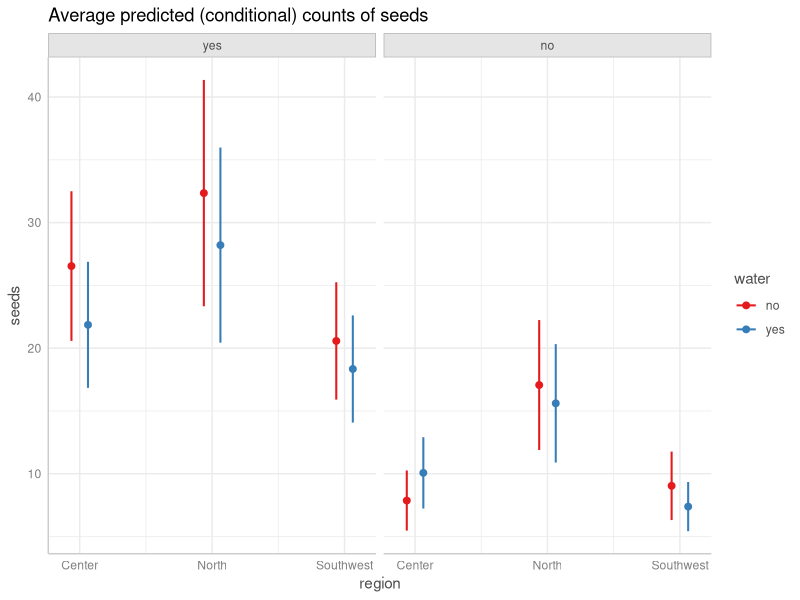
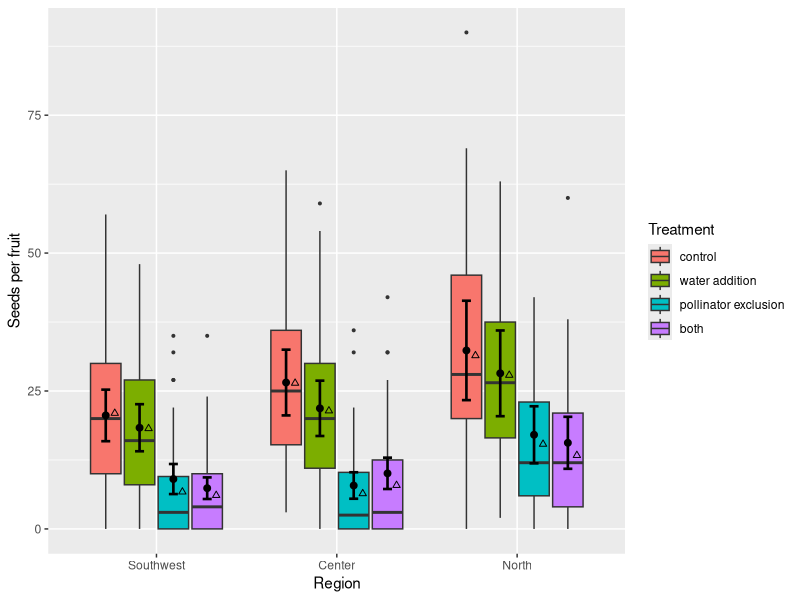
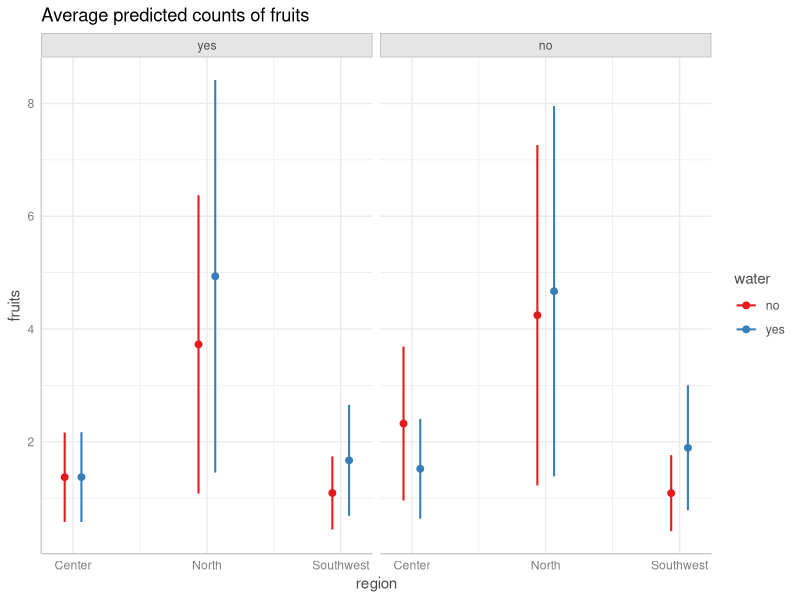
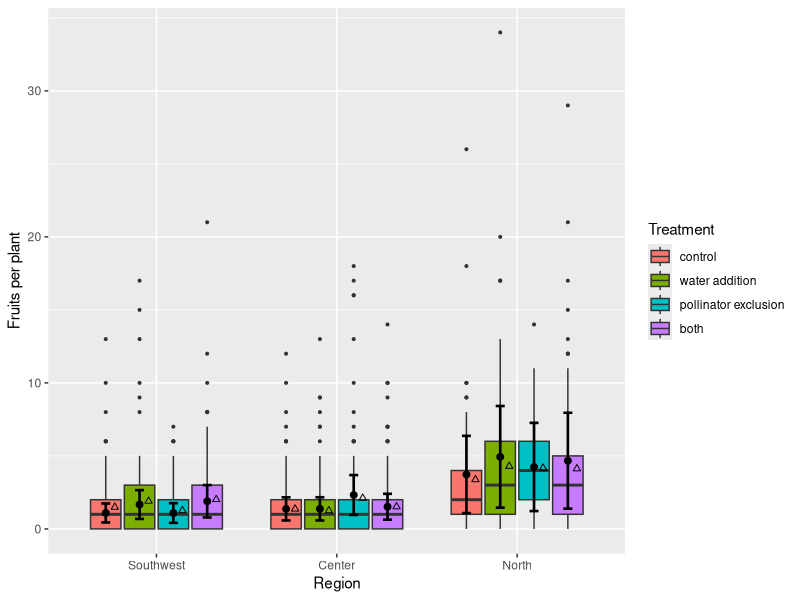
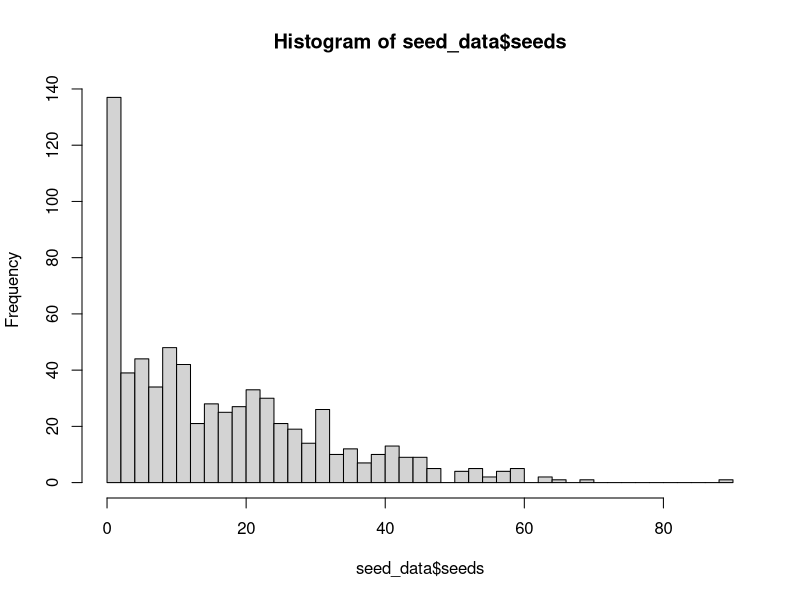
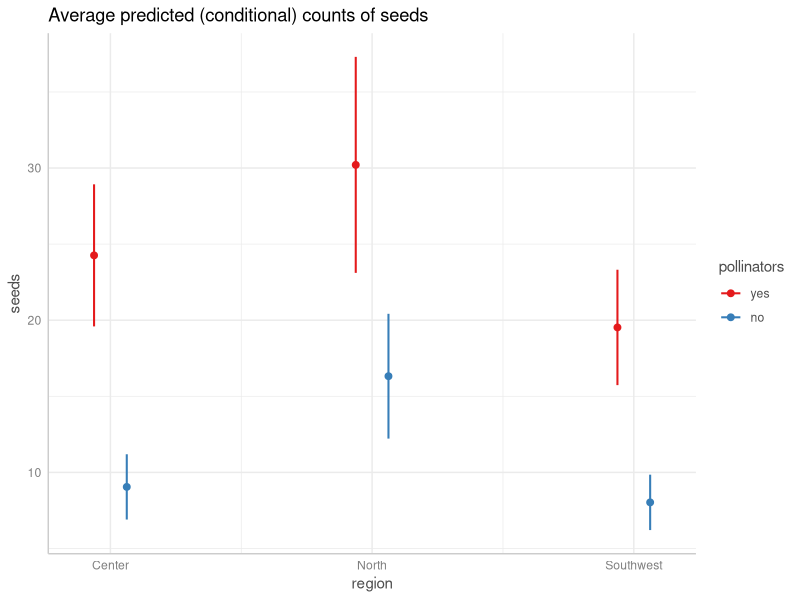
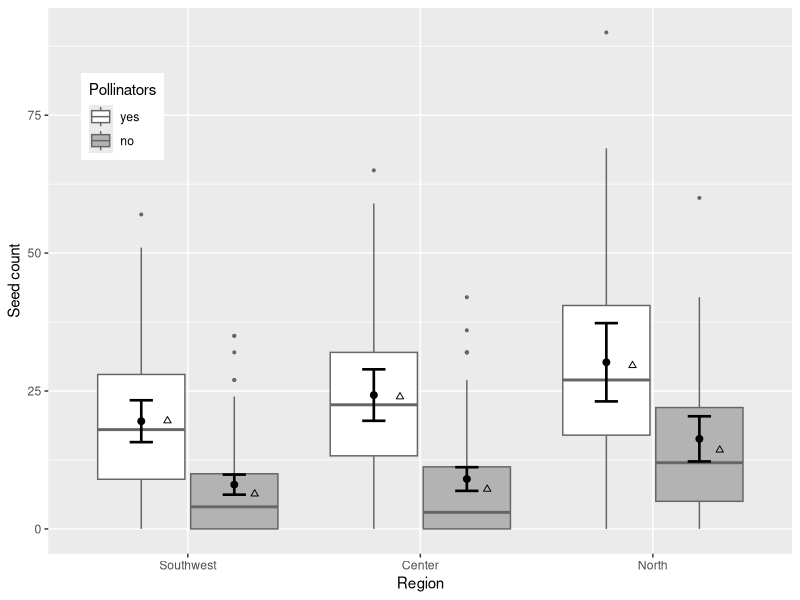
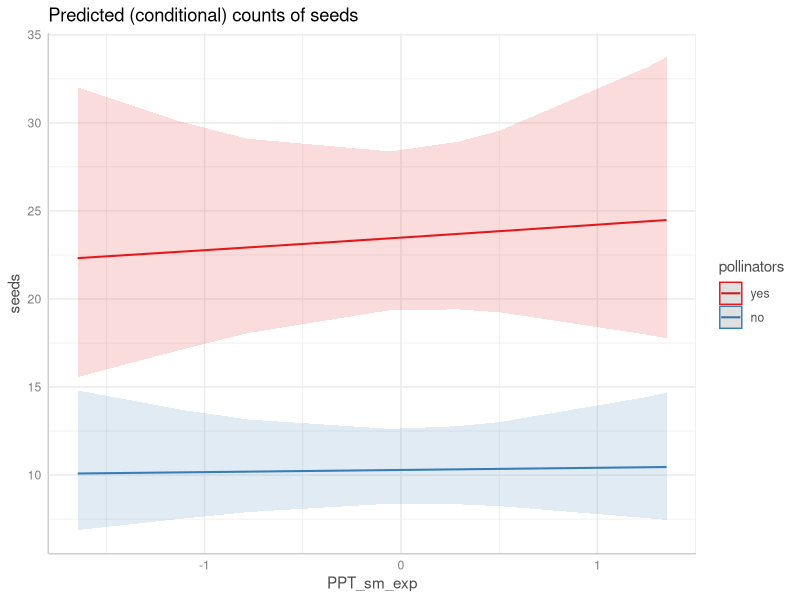

Generate these figures, in order, with R: (Note: this script raises an error after producing the figures.)
library(tidyverse) # for dataframe manipulation
library(glmmTMB) # for models
library(cowplot) # for figure aesthetics
library(ggeffects) # for prediction plots
library(magrittr) # for %<>%



# load and prep data ------------------------------------------------------

# import fruit data
fruit_data <- read.csv("data/fruits.csv") %>% 
  filter(damage != "yes") %>% # remove damaged plants
  dplyr::select(fruits, net, water, region, site, blocksite, MAP_hist, 
                MAT_hist, Tsum_exp, PPT_sm_exp) %>% # select relevant columns
  mutate(pollinators = ifelse(net == "yes", "no", "yes")) # make inverted column, if plot was netted, no pollinators

fruit_data$pollinators = factor(fruit_data$pollinators, levels = c("yes", "no")) # code this as a factor

# calculate means and SDs of predictors to backtransform for plots after scaling
PPT_sm_exp_mean = mean(fruit_data$PPT_sm_exp) 
PPT_sm_exp_sd = sd(fruit_data$PPT_sm_exp) 
MAT_mean = mean(fruit_data$MAT_hist) 
MAT_sd = sd(fruit_data$MAT_hist) 

# import seed data
seed_data <- read.csv("data/seeds.csv") %>% 
  filter(exclude_seeds_estimated != "yes") %>% # exclude fruits without precise seed counts
  dplyr::select(seeds, net, water, region, site, blocksite, MAP_hist,
                MAT_hist, Tsum_exp, PPT_sm_exp) %>% # select relevant columns
  mutate(pollinators = ifelse(net == "yes", "no", "yes")) # make inverted column, if plot was netted, no pollinators

seed_data$pollinators = factor(seed_data$pollinators, levels = c("yes", "no")) # code this as a factor

# scale all predictors
fruit_data$MAP_hist %<>% scale() %>% as.vector()
fruit_data$MAT_hist %<>% scale() %>% as.vector()
fruit_data$Tsum_exp %<>% scale() %>% as.vector()
fruit_data$PPT_sm_exp %<>% scale() %>% as.vector()

seed_data$MAP_hist %<>% scale() %>% as.vector()
seed_data$MAT_hist %<>% scale() %>% as.vector()
seed_data$Tsum_exp %<>% scale() %>% as.vector()
seed_data$PPT_sm_exp %<>% scale() %>% as.vector()

# subtract 1 from fruits to conform to negative binomial
fruit_data$fruits %<>% subtract(1)



# plots and models with water addition: seeds -----------------------------

# make region a factor with center first for models, but in geographic order for plotting
seed_data$region = factor(seed_data$region, levels = c("Center", "North", "Southwest"))
seed_data$region_ordered = factor(seed_data$region, levels = c("Southwest", "Center", "North"))

# make a combined treatment column
seed_data$trt = paste0("Net", seed_data$net, "Water", seed_data$water)
# convert to pretty labels
seed_data$trtlabel = ifelse(seed_data$trt == "NetnoWaterno", "control", ifelse(seed_data$trt == "NetnoWateryes", "water addition", ifelse(seed_data$trt == "NetyesWaterno","pollinator exclusion", "both")))
# order labels
seed_data$trtlabel = factor(seed_data$trtlabel, levels = c("control", "water addition", "pollinator exclusion", "both"))

# model including water
seeds_reg_wat = glmmTMB(seeds ~ region*pollinators*water + (1|site/blocksite), data = seed_data, family = nbinom2, ziformula = ~ 1)
summary(seeds_reg_wat)
# significant pollinator*water interaction

# generate model predictions for plotting
pred_seeds_wat = ggaverage(seeds_reg_wat, term = c("region", "water", "pollinators"))
# check it out
plot(pred_seeds_wat)
# convert numeric levels to regions
pred_seeds_wat$region = c("Center", "Center","Center", "Center", "North", "North", "North", "North", "Southwest", "Southwest", "Southwest", "Southwest")
# again, create different order for plotting
pred_seeds_wat$region_ordered = factor(pred_seeds_wat$region, levels = c("Southwest", "Center", "North"))
# make water column
pred_seeds_wat$water = factor(pred_seeds_wat$group, levels = c("yes", "no"))
# make pollinator column
pred_seeds_wat$pollinators = factor(pred_seeds_wat$facet, levels = c("yes", "no"))
# make combined treatment column
pred_seeds_wat$trtlabel = ifelse(pred_seeds_wat$water == "no" & pred_seeds_wat$pollinators == "yes", "control", ifelse(pred_seeds_wat$water == "yes" & pred_seeds_wat$pollinators == "yes", "water addition", ifelse(pred_seeds_wat$water == "no" & pred_seeds_wat$pollinators == "no", "pollinator exclusion", "both")))
# order these levels
pred_seeds_wat$trtlabel = factor(pred_seeds_wat$trtlabel, levels = c("control", "water addition", "pollinator exclusion", "both"))

# make plot
ggplot() +
  # boxplots of raw data
  geom_boxplot(data = seed_data, aes(y = seeds, x = region_ordered, fill = trtlabel), outlier.size = 0.7) +
  # predicted means
  geom_point(data = pred_seeds_wat, aes(y = predicted, x = region_ordered, group = trtlabel), size = 2, 
                  position = position_dodge(width = 0.75)) +
  # confidence intervals
  geom_errorbar(data = pred_seeds_wat, aes(ymin = conf.low, ymax = conf.high, x = region_ordered, group = trtlabel), size = 0.9, 
                       position = position_dodge(width = 0.75), width = 0.2) +
  # raw means
  stat_summary(data = seed_data, aes(y = seeds, x = as.numeric(region_ordered) + 0.05, group = trtlabel), geom = "point", fun.data = "mean_se", 
               position = position_dodge(width = 0.75), shape = 2, color = "black") +
  xlab("Region") +
  ylab("Seeds per fruit") +
  scale_fill_discrete(name = "Treatment")
ggsave("figs/seeds_water.pdf", height = 4, width = 8)



# plots and models with water addition: fruits ----------------------------

# make region a factor with center first for models, but in geographic order for plotting
fruit_data$region = factor(fruit_data$region, levels = c("Center", "North", "Southwest"))
fruit_data$region_ordered = factor(fruit_data$region, levels = c("Southwest", "Center", "North"))

# make a combined treatment column
fruit_data$trt = paste0("Net", fruit_data$net, "Water", fruit_data$water)
# convert to pretty labels
fruit_data$trtlabel = ifelse(fruit_data$trt == "NetnoWaterno", "control", ifelse(fruit_data$trt == "NetnoWateryes", "water addition", ifelse(fruit_data$trt == "NetyesWaterno", "pollinator exclusion", "both")))
# order labels
fruit_data$trtlabel = factor(fruit_data$trtlabel, levels = c("control", "water addition", "pollinator exclusion", "both"))

# model including water
fruits_reg_wat = glmmTMB(fruits ~ region*pollinators*water + (1|site/blocksite), data = fruit_data, family = nbinom2)
summary(fruits_reg_wat)
# significant pollinator*water interaction and region*water interaction

# generate model predictions for plotting
pred_fruit_wat = ggaverage(fruits_reg_wat, term = c("region","water", "pollinators"))
# check it out
plot(pred_fruit_wat)
# convert numeric levels to regions
pred_fruit_wat$region = c("Center", "Center","Center", "Center", "North", "North", "North", "North", "Southwest", "Southwest", "Southwest", "Southwest")
# again, create different order for plotting
pred_fruit_wat$region_ordered = factor(pred_fruit_wat$region, levels = c("Southwest", "Center", "North"))
# make water column
pred_fruit_wat$water = factor(pred_fruit_wat$group, levels = c("yes", "no"))
# make pollinator column
pred_fruit_wat$pollinators = factor(pred_fruit_wat$facet, levels = c("yes", "no"))
# make combined treatment column
pred_fruit_wat$trtlabel = ifelse(pred_fruit_wat$water == "no" & pred_fruit_wat$pollinators == "yes", "control", ifelse(pred_fruit_wat$water == "yes" & pred_fruit_wat$pollinators == "yes", "water addition", ifelse(pred_fruit_wat$water == "no" & pred_fruit_wat$pollinators == "no", "pollinator exclusion", "both")))
# order these levels
pred_fruit_wat$trtlabel = factor(pred_fruit_wat$trtlabel, levels = c("control", "water addition", "pollinator exclusion", "both"))

# make plot
ggplot() +
  # boxplot of raw data
  geom_boxplot(data = fruit_data, aes(y = fruits, x = region_ordered, fill = trtlabel), outlier.size = 0.7) +
  # model predicted means
  geom_point(data = pred_fruit_wat, aes(y = predicted, x = region_ordered, group = trtlabel), size = 2, 
             position = position_dodge(width = 0.75)) +
  # confidence intervals
  geom_errorbar(data = pred_fruit_wat, aes(ymin = conf.low, ymax = conf.high, x = region_ordered, group = trtlabel), size = 0.9, 
                position = position_dodge(width = 0.75), width = 0.2) +
  # raw means
  stat_summary(data = fruit_data, aes(y = fruits, x = as.numeric(region_ordered) + 0.05, group = trtlabel), geom = "point", fun.data = "mean_se", 
               position = position_dodge(width = 0.75), shape = 2, color = "black") +
  xlab("Region") +
  ylab("Fruits per plant") +
  scale_fill_discrete(name = "Treatment")
ggsave("figs/fruits_water.pdf", height = 4, width = 8)



# region and seeds --------------------------------------------------------

# check out data distribution
hist(seed_data$seeds, breaks = 40)

# run model
seeds_reg_mod = glmmTMB(seeds ~ region*pollinators + (1|site/blocksite), data = seed_data, family = nbinom2, ziformula = ~ 1)
summary(seeds_reg_mod)
# effect of pollinators, interaction between pollinators and north

# generate model predictions for plotting
pred_region = ggaverage(seeds_reg_mod, term = c("region", "pollinators"))
# check it out
plot(pred_region)
# change numeric column to region
pred_region$region = c("Center", "Center", "North", "North", "Southwest", "Southwest")
# alternate order for plotting
pred_region$region_ordered = factor(pred_region$region, levels = c("Southwest", "Center", "North"))
# make pollinator column
pred_region$pollinators = factor(pred_region$group, levels = c("yes", "no"))

# make plot
ggplot() +
  # boxplots of raw data
  geom_boxplot(data = seed_data, aes(y = seeds, x = region_ordered, fill = pollinators), position = position_dodge(width = 0.8), color = "grey40", outlier.size = 0.7) +
  # model predicted means
  geom_point(data = pred_region, aes(y = predicted, x = region_ordered, group = pollinators), size = 2, 
                  position = position_dodge(width = 0.8)) +
  # confidence interval
  geom_errorbar(data = pred_region, aes(ymin = conf.low, ymax = conf.high, x = region_ordered, group = pollinators), size = 0.9, 
                  position = position_dodge(width = 0.8), width = 0.2) +
  # raw means
  stat_summary(data = seed_data, aes(y = seeds, x = as.numeric(region_ordered) + 0.1, group = pollinators), geom = "point", fun.data = "mean_se", 
               position = position_dodge(width = 0.75), shape = 2, color = "black") +
  scale_fill_manual(values = c("white", "grey70")) +
  xlab("Region") +
  ylab("Seed count") +
  guides(fill = guide_legend(title = "Pollinators")) +
  theme(legend.position = c(0.1, 0.8))
ggsave("figs/seeds_region.pdf", width = 4, height = 4)



# seeds and summer precipitation -------------------------------------------

seeds_pptsum_mod = glmmTMB(seeds ~ PPT_sm_exp*pollinators + (1|site/blocksite), data = seed_data, family = nbinom2, ziformula = ~ 1)
summary(seeds_pptsum_mod)
# only pollinator exclusion

pred = ggpredict(seeds_pptsum_mod, term = c("PPT_sm_exp","pollinators"))
plot(pred)



# seeds and summer temperature ----------------------------------------------

seeds_tsum_mod = glmmTMB(seeds ~ Tsum_exp*pollinators + (1|site/blocksite), data = seed_data, family = nbinom2, ziformula = ~ 1)
summary(seeds_tsum_mod)
# only pollinator exclusion

pred = ggpredict(seeds_tsum_mod, term = c("Tsum_exp","pollinators"))
plot(pred)



# seeds and MAT ------------------------------------------------------------

seeds_mat_mod = glmmTMB(seeds ~ MAT_hist*pollinators + (1|site/blocksite), data = seed_data, family = nbinom2, ziformula = ~ 1)
summary(seeds_mat_mod)
# only pollinator exclusion

pred = ggpredict(seeds_mat_mod, term = c("MAT_hist","pollinators"))
plot(pred)



# seeds and MAP ------------------------------------------------------------

seeds_map_mod = glmmTMB(seeds ~ MAP_hist*pollinators + (1|site/blocksite), data = seed_data, family = nbinom2, ziformula = ~ 1)
summary(seeds_map_mod)
# effect of pollinator exclusion, marginally significant interaction

pred = ggpredict(seeds_map_mod, term = c("MAP_hist","pollinators"))
plot(pred)



# region and fruits --------------------------------------------------------

# check out the distribution
hist(fruit_data$fruits, breaks = 40)
summary(fruit_data$fruits)
# how many pseudo-0s?
dim(fruit_data[fruit_data$fruits == 0,]); dim(fruit_data)

# run model
fruits_reg_mod = glmmTMB(fruits ~ region*pollinators + (1|site/blocksite), data = fruit_data, family = nbinom2)
summary(fruits_reg_mod)
# significant effect of north, pollinator exclusion, marginal interaction between these two factors

# generate model predictions for plotting
pred_region_fruits = ggaverage(fruits_reg_mod, term = c("region","pollinators"))
# check it out
plot(pred_region_fruits)
# create region column in two orders
pred_region_fruits$region = c("Center", "Center", "North", "North", "Southwest", "Southwest")
pred_region_fruits$region_ordered = factor(pred_region_fruits$region, levels = c("Southwest", "Center", "North"))
# create pollinator column
pred_region_fruits$pollinators = factor(pred_region_fruits$group, levels = c("yes", "no"))

# look at means
fruit_data %>% 
  group_by(region) %>% summarize(mean(fruits))
fruit_data %>% 
  group_by(net) %>% summarize(mean(fruits))

# make plot
ggplot() +
  # boxplots of raw data
  geom_boxplot(data = fruit_data, aes(y = fruits, x = region_ordered, fill = pollinators), position = position_dodge(width = 0.8), color = "grey40", outlier.size = 0.7) +
  # model means
  geom_point(data = pred_region_fruits, aes(y = predicted, x = region_ordered, group = group), size = 2, 
             position = position_dodge(width = 0.8)) +
  # CIs
  geom_errorbar(data = pred_region_fruits, aes(ymin = conf.low, ymax = conf.high, x = region_ordered, group = group), size = 0.9, 
                position = position_dodge(width = 0.8), width = 0.2) +
  # raw means
  stat_summary(data = fruit_data, aes(y = fruits, x = as.numeric(region_ordered) + 0.1, group = pollinators), geom = "point", fun.data = "mean_se", 
               position = position_dodge(width = 0.75), shape = 2, color = "black") +
  scale_fill_manual(values = c("white", "grey70")) +
  xlab("Region") +
  ylab("Fruit count") +
  guides(fill = guide_legend(title = "Pollinators")) +
  theme(legend.position = c(0.1, 0.8))
ggsave("figs/fruits_region.pdf", width = 4, height = 4)



# fruits and summer precipitation ------------------------------------------

# run model
fruits_pptsum_mod = glmmTMB(fruits ~ PPT_sm_exp*pollinators + (1|site/blocksite), data = fruit_data, family = nbinom2)
summary(fruits_pptsum_mod)
# pollintors significant, significant interaction

# generate predictions for plotting
pred_fruits_pptsum = ggpredict(fruits_pptsum_mod, term = c("PPT_sm_exp","pollinators"))
# check them out
plot(pred_fruits_pptsum)
# rename x variable
pred_fruits_pptsum$PPT_sm_exp = pred_fruits_pptsum$x 

# generate raw means
fruits_means_pptsm = fruit_data %>% 
  group_by(PPT_sm_exp, pollinators, site) %>% 
  summarize(fruits_mean = mean(fruits))

# create plot and same to object for multipanel
a = ggplot() +
  geom_ribbon(data = pred_fruits_pptsum, aes(ymin = conf.low, ymax = conf.high, x = (PPT_sm_exp*PPT_sm_exp_sd)+PPT_sm_exp_mean, fill = group), alpha = 0.3) +
  geom_line(data = pred_fruits_pptsum, aes(y = predicted, x = (PPT_sm_exp*PPT_sm_exp_sd)+PPT_sm_exp_mean, color = group), size = 1.5) +
  ylim(0, 7) +
  geom_point(data = fruits_means_pptsm, aes(y = fruits_mean, x = (PPT_sm_exp*PPT_sm_exp_sd)+PPT_sm_exp_mean, color = pollinators), size = 3) +
  xlab("Summer precipitation in 2015 (mm)") +
  ylab("Fruit count") +
  guides(fill = FALSE, color = FALSE) +
  scale_fill_manual("Pollinators", values = c("black", "grey50")) +
  scale_color_manual("Pollinators", values = c("black", "grey50")) +
  scale_shape_manual(values = c(1, 2, 3, 4, 5, 6, 7, 8)) +
  guides(shape = FALSE)



# fruits and summer temperature -------------------------------------------

fruits_tsum_mod = glmmTMB(fruits ~ Tsum_exp*pollinators + (1|site/blocksite), data = fruit_data, family = nbinom2)
summary(fruits_tsum_mod)
# only pollinators significant

pred = ggpredict(fruits_tsum_mod, term = c("Tsum_exp","pollinators"))
plot(pred)



# fruits and MAT ----------------------------------------------------------

# run model
fruits_mat_mod = glmmTMB(fruits ~ MAT_hist*pollinators + (1|site/blocksite), data = fruit_data, family = nbinom2)
summary(fruits_mat_mod)
# MAT significant, pollinators significant, marginal interaction

# generate predictions for plotting
pred_fruits_mat = ggpredict(fruits_mat_mod, term = c("MAT_hist","pollinators"))
# check them out
plot(pred_fruits_mat)
# rename x variable
pred_fruits_mat$MAT_hist = pred_fruits_mat$x 

# calculate raw means
fruits_means_mat = fruit_data %>% 
  group_by(MAT_hist, pollinators, site) %>% 
  summarize(fruits_mean = mean(fruits))

# make plot and save to object for multipanel
b = ggplot() +
  geom_ribbon(data = pred_fruits_mat, aes(ymin = conf.low, ymax = conf.high, x = (MAT_hist*MAT_sd)+MAT_mean, fill = group), alpha = 0.3) +
  geom_line(data = pred_fruits_mat, aes(y = predicted, x = (MAT_hist*MAT_sd)+MAT_mean, color = group), size = 1.5) +
  # geom_point(data = fruits_means_pptsm, aes(y = fruits, x = (MAT_hist*MAT_sd)+MAT_mean, color = pollinators)) +
  geom_point(data = fruits_means_mat, aes(y = fruits_mean, x = (MAT_hist*MAT_sd)+MAT_mean, color = pollinators), size = 3) +
  xlab("Mean annual temperature (°C)") +
  ylab("Fruit count") +
  # ylim(0, 7) +
  scale_shape_manual(values = c(1, 2, 3, 4, 5, 6, 7, 8)) +
  scale_fill_manual("Pollinators", values = c("black", "grey50")) +
  scale_color_manual("Pollinators", values = c("black", "grey50")) +
  theme(legend.position = c(0.6, 0.8)) +
  guides(shape = FALSE)

plot_grid(a, b, labels = c("A", "B"), label_fontface = "bold", rel_widths = c(1, 1))
ggsave("figs/fruit_climate.pdf", width = 8, height = 4)



# fruits and MAP ----------------------------------------------------------

fruits_map_mod = glmmTMB(fruits ~ MAP_hist*pollinators + (1|site/blocksite), data = fruit_data, family = nbinom2)
summary(fruits_map_mod)
# only pollinators significant

pred = ggpredict(fruits_map_mod, term = c("MAP_hist","pollinators"))
plot(pred)



# seed production and plant counts in the next year -----------------------

dat = read.csv("data/seeds_per_plot.csv") %>% 
  select(region, site, blocksite, plantcount_2015, plantcount_2016_total, plantcount_2016_inner, total)

# data distributions, both counts are pretty left-skewed
hist(dat$plantcount_2016_inner)
hist(dat$plantcount_2016_total, breaks = 200)
plot(dat$plantcount_2016_total, dat$plantcount_2016_inner)
plot(dat$plantcount_2015, dat$plantcount_2016_inner)
plot(dat$plantcount_2015, dat$plantcount_2016_total)
plot(log(dat$plantcount_2016_total), log(dat$total))

# scale some variables
dat$plantcount_2016_scaled = as.vector(scale(dat$plantcount_2016_total))
dat$total_scaled = as.vector(scale(dat$total))
dat$plantcount_2015_scaled = as.vector(scale(dat$plantcount_2015))

# run model
next_year_mod = glmmTMB(plantcount_2016_total ~ total_scaled + (1|site/blocksite), family = poisson, data = dat)
summary(next_year_mod)

pred_next_year = ggpredict(next_year_mod, term = "total_scaled", pretty = FALSE)
plot(pred_next_year)
pred_next_year$x_un = pred_next_year$x * sd(dat$total) + mean(dat$total)

ggplot() +
  geom_line(data = pred_next_year, aes(x = x_un, y = predicted)) +
  geom_ribbon(data = pred_next_year, aes(x = x_un, ymin = conf.low, ymax= conf.high), alpha = 0.2) +
  ylab("Adult plants in 2016") +
  xlab("Estimated seed input in 2015")


# run model with plants in 2015 as a covariate
next_year_mod = glmmTMB(plantcount_2016_total ~ total_scaled + plantcount_2015 + (1|site/blocksite), family = poisson, data = dat)
summary(next_year_mod)

pred_next_year = ggpredict(next_year_mod, term = "total_scaled", pretty = FALSE)
plot(pred_next_year)
pred_next_year$x_un = pred_next_year$x * sd(dat$total) + mean(dat$total)

ggplot() +
  geom_line(data = pred_next_year, aes(x = x_un, y = predicted)) +
  geom_ribbon(data = pred_next_year, aes(x = x_un, ymin = conf.low, ymax= conf.high), alpha = 0.2) +
  ylab("Adult plants in 2016") +
  xlab("Estimated seed input in 2015")

# result is similar, even when number of plants last year is a covariate. 
# number of plants last year is also significant



# gather model output for tables -------------------------------------------

mod_list = ls(pattern = "*mod")
seeds_mod_list = grep("seeds*", mod_list, value = TRUE)
fruits_mod_list = grep("fruits*", mod_list, value = TRUE)

for (i in 1:length(seeds_mod_list)){
  mod = get(as.character(seeds_mod_list[i]))
  mod_sum = summary(get(as.character(seeds_mod_list[i])))
  c = rownames_to_column(data.frame(t(mod_sum$coefficients$cond)))
  seeds_results = cbind(model = paste(mod_list[i]), part = "cond", c) 
  if (i == 1) seeds_results_new = seeds_results else seeds_results_new = bind_rows(seeds_results_old, seeds_results)
  seeds_results_old = seeds_results_new
}

results_seeds = seeds_results_new %>% 
  unite(model, model, part, remove = TRUE, sep = ".") %>% 
  gather(var, value, c(3:16)) %>%
  filter(!is.na(value)) %>%
  unite(variable, var, rowname, sep = ":") %>%
  spread(variable, value)

write.csv(results_seeds, "tables/seeds_wide.csv")

for (i in 1:length(fruits_mod_list)){
  mod = get(as.character(fruits_mod_list[i]))
  mod_sum = summary(get(as.character(fruits_mod_list[i])))
  c = rownames_to_column(data.frame(t(mod_sum$coefficients$cond)))
  fruits_results = cbind(model = paste(mod_list[i]), part = "cond", c) 
  if (i == 1) fruits_results_new = fruits_results else fruits_results_new = bind_rows(fruits_results_old, fruits_results)
  fruits_results_old = fruits_results_new
}

results_fruits = fruits_results_new  %>% 
  unite(model, model, part, remove = TRUE, sep = ".") %>% 
  gather(var, value, c(3:16)) %>%
  filter(!is.na(value)) %>%
  unite(variable, var, rowname, sep = ":") %>%
  spread(variable, value)

write.csv(results_fruits, "tables/fruits_wide.csv")



# look at seeds as a proportion of seeds in control plots (unpublished) ------

seeds_net = seed_data %>% filter(net == "yes") %>% 
  group_by(region, site, blocksite, MAP_hist, MAT_hist, Tsum_exp, PPT_sm_exp) %>% 
  summarize(seeds_net = mean(seeds))

seeds_nonet = seed_data %>% filter(net == "no") %>% 
  group_by(region, site, blocksite, MAP_hist, MAT_hist, Tsum_exp, PPT_sm_exp) %>% 
  summarize(seeds_nonet = mean(seeds))

seeds_binom = left_join(seeds_net, seeds_nonet) %>% 
  group_by(region, site, blocksite, MAP_hist, MAT_hist, Tsum_exp, PPT_sm_exp) %>% 

seeds_binom$region = factor(seeds_binom$region, levels = c("Southwest", "Center", "North"))

ggplot(seeds_binom, aes(y = prop_seeds, x = region)) +
  geom_boxplot() +
  xlab("Region") +
  ylab("Proportion seed set in\nabsence of pollinators") +
  ylim(0,1)

# with water

seeds_net_water = seed_data %>% filter(net == "yes") %>% 
  group_by(region, site, blocksite, MAP_hist, MAT_hist, Tsum_exp, PPT_sm_exp, water) %>% 
  summarize(seeds_net = mean(seeds))

seeds_nonet_water = seed_data %>% filter(net == "no") %>% 
  group_by(region, site, blocksite, MAP_hist, MAT_hist, Tsum_exp, PPT_sm_exp, water) %>% 
  summarize(seeds_nonet = mean(seeds))

seeds_binom_water = left_join(seeds_net_water, seeds_nonet_water) %>% 
  group_by(region, site, blocksite, MAP_hist, MAT_hist, Tsum_exp, PPT_sm_exp, water) %>% 
  mutate(prop_seeds = seeds_net/seeds_nonet)
seeds_binom_water$prop_seeds[seeds_binom_water$prop_seeds > 1] = 1

ggplot(seeds_binom_water, aes(y = prop_seeds, x = region, fill = water)) +
  geom_boxplot() +
  xlab("Region") +
  ylab("Proportion seed set in\nabsence of pollinators")
